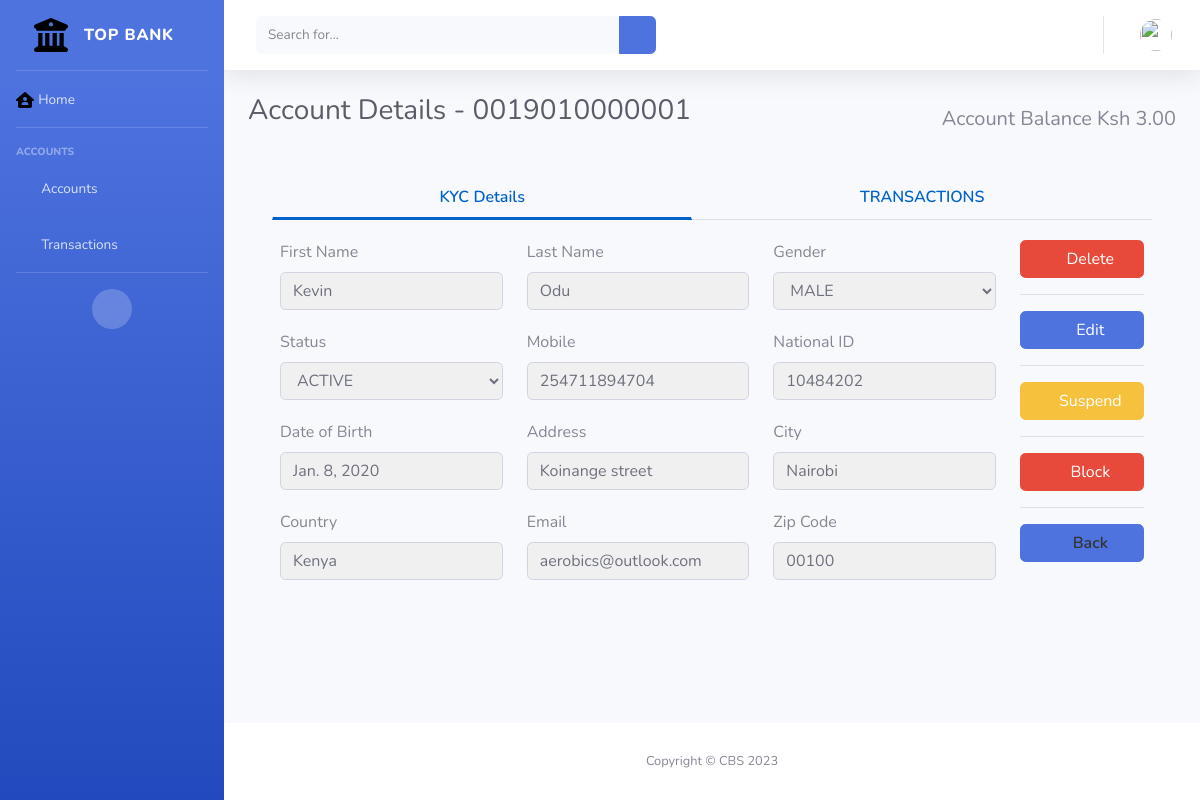
The app's page /core/accounts/0019010000001/ with its own data.
### core/models.py (models this page shows, shortened)
class UserAccount(models.Model):
    first_name = models.CharField(max_length=50)
    last_name  = models.CharField(max_length=50)
    email      = models.EmailField(unique=True)
    mobile     = models.CharField(max_length=50,unique=True)
    nationalid = models.CharField(max_length=50,unique=True)
    gender     = models.CharField(max_length=50, choices=[
        ('MALE', 'MALE'),
        ('FEMALE', 'FEMALE')
    ])
    dob        = models.DateField()
    accountid  = models.CharField(max_length=50,unique=True)
    zip_code   = models.CharField(max_length=50)
    address    = models.CharField(max_length=50)
    city       = models.CharField(max_length=50)
    country    = models.CharField(max_length=50)
    status     = models.CharField(max_length=50, choices=[
        ('ACTIVE', 'ACTIVE'),
        ('BLOCKED', 'BLOCKED'),
        ('SUSPENDED', 'SUSPENDED')
    ])
    created_at = models.DateTimeField(auto_now_add=True)
    modified_at = models.DateTimeField(auto_now=True)
    class Meta:
        ordering = ['-created_at']

### core/views.py (the view, shortened to what this page needs)
# urls.py: path('accounts/<str:account_id>/', AccountDetails.as_view(), name='account_details'),
class AccountDetails(View):
    def get(self, request, account_id):
        account_details =  UserAccount.objects.get(accountid=account_id)
        transactions = Transactions.objects.filter(client_id = account_details.id)
        latest_balance = check_balance(transactions)
        context = {
            'title': 'Account Details',
            'account': account_details,
            'transactions': transactions,
            'account_balance': format(latest_balance,",")
        }
        return render(request, 'core/account-details.html', context)

### core/scripts/create_accs.py (called while the page is built)
def check_balance(transactions):
    if transactions.exists():
        latest_balance = transactions.latest('id').transaction_balance
    else:
        latest_balance = 0
    return latest_balance

### templates/core/account-details.html (shortened to what this page needs)
{% extends 'core/base.html' %}
{% load static %}
{% load l10n %}
{% block page_styles %}
  <link href="{% static 'vendor/datatables/dataTables.bootstrap4.min.css' %}" rel="stylesheet" />
{% endblock %}
{% block Heading %}
  Account Details - {{ account.accountid }}
{% endblock %}
{% block buttons %}Account Balance Ksh {{ account_balance | localize  }} {% endblock buttons %}
{% block maincontent %}
<section id="tabs" class="project-tab">
  <div class="container">
      <div class="row">
          <div class="col-md-12">
              <nav>
                  <div class="nav nav-tabs nav-fill" id="nav-tab" role="tablist">
                      <a class="nav-item nav-link active" id="nav-home-tab" data-toggle="tab" href="#nav-home" role="tab" aria-controls="nav-home" aria-selected="true">
                        KYC Details
                      </a>
                      <a class="nav-item nav-link" id="nav-profile-tab" data-toggle="tab" href="#nav-profile" role="tab" aria-controls="nav-profile" aria-selected="false">
                        TRANSACTIONS
                      </a>
                  </div>
              </nav>
              <div class="tab-content" id="nav-tabContent">
                  <div class="tab-pane fade show active" id="nav-home" role="tabpanel" aria-labelledby="nav-home-tab">
                      {% include 'core/parts/kyc_view.html' %}
                  </div>
              </div>
          </div>
      </div>
  </div>
</section>
{% endblock %}

### templates/core/parts/kyc_view.html (shortened to what this page needs)
<div class="row">
    <div class="card-body">
        <form action="" method="post">
        <div class="row">
          <div class="col-md-10">
            <div class="row">
                <div class="col-md-4">
                <div class="form-group">
                    <label>First Name</label>
                    <input name="first_name" type="text" class="form-control" value="{{ account.first_name }}" readonly />
                </div>
                </div>
                <div class="col-md-4">
                <div class="form-group">
                    <label>Last Name</label>
                    <input name="last_name" type="text" class="form-control" value="{{ account.last_name }}" readonly />
                </div>
                </div>
                <div class="col-md-4">
                <div class="form-group">
                    <label>Gender</label>
                    <select name="gender" id="gender" class="form-control" style="" readonly>
                        <option value="MALE" {% if account.gender == "MALE" %} selected{% endif %}>MALE</option>
                    </select>
                </div>
                </div>
                <div class="col-md-4">
                <div class="form-group">
                    <label>Status</label>
                    <select name="status" id="" class="form-control" style="" readonly>
                        <option value="ACTIVE" {% if account.status == "ACTIVE" %} selected{% endif %}>ACTIVE</option>
                    </select>
                </div>
                </div>
                <div class="col-md-4">
                <div class="form-group">
                    <label>Mobile</label>
                    <input name="mobile" type="text" class="form-control" value="{{ account.mobile }}" readonly />
                </div>
                </div>
                <div class="col-md-4">
                <div class="form-group">
                    <label>National ID</label>
                    <input name="nationalid" type="text" class="form-control" value="{{ account.nationalid }}" readonly />
                </div>
                </div>
                <div class="col-md-4">
                <div class="form-group">
                    <label>Date of Birth</label>
                    <input name="dob" type="text" class="form-control" value="{{ account.dob }}" readonly id ="dob"/>
                </div>
                </div>
                <div class="col-md-4">
                <div class="form-group">
                    <label>Address</label>
                    <input name="address" type="text" class="form-control" value="{{ account.address }}" readonly />
                </div>
                </div>
                <div class="col-md-4">
                <div class="form-group">
                    <label>City</label>
                    <input name="city" type="text" class="form-control" value="{{ account.city }}" readonly />
                </div>
                </div>
                <div class="col-md-4">
                <div class="form-group">
                    <label>Country</label>
                    <input name="country" type="text" class="form-control" value="{{ account.country }}" readonly />
                </div>
                </div>
                <div class="col-md-4">
                <div class="form-group">
                    <label>Email</label>
                    <input name="email" type="text" class="form-control" value="{{ account.email }}" readonly />
                </div>
                </div>
                <div class="col-md-4">
                <div class="form-group">
                    <label>Zip Code</label>
                    <input name="zip_code" type="text" class="form-control" value="{{ account.zip_code }}" readonly />
                </div>
                </div>
            </div>
          </div>
          <div class="col-md-2">
            <button type="button" class="btn btn-danger btn-block" data-target="#deleteModal" data-toggle="modal" >
                <i class="fas fa-trash"></i> Delete
            </button>
            <hr>
            {% if account.status == 'ACTIVE' %}
            <button type="button" class="btn btn-primary btn-block" id="edit">
                <i class="fas fa-edit"></i> Edit
            </button>
            <hr>
            <button type="button" class="btn btn-warning btn-block btn-xs" id="suspend" data-target="#suspendModal" data-toggle="modal">
                <i class="fas fa-ban"></i> Suspend
            </button>
            <hr>
            <button type="button" class="btn btn-danger btn-block btn-xs" id="block" data-target="#blockModal" data-toggle="modal">
                <i class="fas fa-ban"></i> Block
            </button>
            <hr>
            {% endif %}
            <a href="{% url 'core:accounts' %}" class="btn btn-primary btn-block">
                <i class="fas fa-arrow-left"></i> Back
            </a>
          </div>
        </div>
    </form>
    </div>
  </div>

### templates/core/account-details.html (style rules this page uses)
.form-group { margin-bottom: 20px; }
.form-control[readonly] { background-color: #f0f0f0; }
.project-tab #tabs .nav-tabs .nav-item.show .nav-link, .nav-tabs .nav-link.active { color: #0062cc; background-color: transparent; border-color: transparent transparent #f3f3f3; border-bottom: 3px solid !important; }
.project-tab .nav-link { border: 1px solid transparent; border-top-left-radius: .25rem; border-top-right-radius: .25rem; color: #0062cc; font-size: 16px; font-weight: 600; }
.project-tab a { text-decoration: none; color: #333; font-weight: 600; }

### records on screen
UserAccount: accountid "0019010000001", first_name "Kevin", last_name "Odu", gender "MALE", status "ACTIVE", mobile "254711894704", nationalid "10484202", dob "Jan. 8, 2020", address "Koinange street", city "Nairobi", country "Kenya", email "aerobics@outlook.com", zip_code "00100"

### other values on screen
{{ account_balance | localize }} "3.00"
